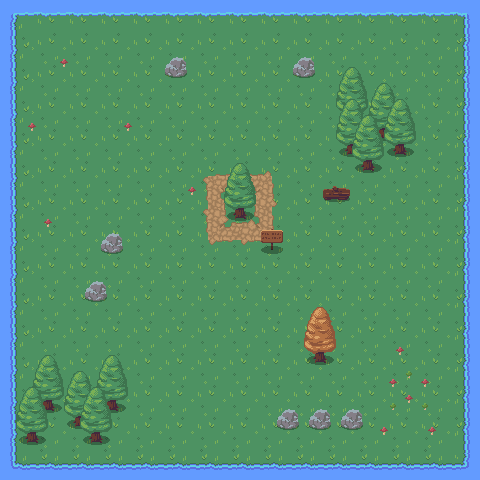

A level layout from a 2D game, rendered from its tile map. Below: a short description, then the map file with tile-grid data replaced by summaries:
An orthogonal 30x30 tile map with 16x16 px tiles, 6 tile layers (Floor, Deco, Stumps, Leafs, ...), 2 tilesets and 26 objects.

<map version="1.2" tiledversion="1.2.1" orientation="orthogonal" renderorder="right-down" width="30" height="30" tilewidth="16" tileheight="16" infinite="0" nextlayerid="12" nextobjectid="77">
 <tileset firstgid="1" name="RPG Nature Tileset" tilewidth="16" tileheight="16" tilecount="720" columns="40">
  <image source="tilesets/RPG Nature Tileset.png" width="641" height="288" />
 </tileset>
 <tileset firstgid="721" name="RPG Nature Tileset Autumn" tilewidth="16" tileheight="16" tilecount="540" columns="30">
  <image source="tilesets/RPG Nature Tileset Autumn.png" width="480" height="288" />
 </tileset>
 <layer id="1" name="Floor" width="30" height="30">
  <properties>
   <property name="layer" type="int" value="0" />
  </properties>
  <data>[900 cells, 900 non-empty, 36 distinct tile ids]</data>
 </layer>
 <layer id="5" name="Deco" width="30" height="30">
  <properties>
   <property name="layer" type="int" value="0" />
  </properties>
  <data>[900 cells, 36 non-empty, 36 distinct tile ids]</data>
 </layer>
 <layer id="6" name="Stumps" width="30" height="30">
  <properties>
   <property name="layer" type="int" value="0" />
  </properties>
  <data>[900 cells, 87 non-empty, 21 distinct tile ids]</data>
 </layer>
 <layer id="8" name="Leafs" width="30" height="30">
  <properties>
   <property name="layer" type="int" value="0" />
  </properties>
  <data>[900 cells, 56 non-empty, 14 distinct tile ids]</data>
 </layer>
 <layer id="9" name="Leafs2" width="30" height="30">
  <properties>
   <property name="layer" type="int" value="0" />
  </properties>
  <data>[900 cells, 24 non-empty, 6 distinct tile ids]</data>
 </layer>
 <layer id="10" name="Leafs3" width="30" height="30">
  <properties>
   <property name="layer" type="int" value="0" />
  </properties>
  <data>[900 cells, 6 non-empty, 6 distinct tile ids]</data>
 </layer>
 <objectgroup id="11" name="Walls">
  <object id="42" x="233.014" y="207.875" width="13.8611" height="11.125" />
  <object id="43" x="322.909" y="186" width="27.0909" height="13.8182" />
  <object id="45" x="361.082" y="159.938" width="13.9239" height="11.125" />
  <object id="46" x="344.913" y="144.188" width="13.9239" height="11.125" />
  <object id="47" x="393.092" y="144.052" width="13.9239" height="11.125" />
  <object id="48" x="377.051" y="128.074" width="13.9239" height="11.125" />
  <object id="49" x="345.069" y="111.969" width="13.9239" height="11.125" />
  <object id="50" x="89.0643" y="431.879" width="13.9239" height="11.125" />
  <object id="51" x="24.9864" y="431.935" width="13.9239" height="11.125" />
  <object id="52" x="40.999" y="399.984" width="13.9239" height="11.0156" />
  <object id="53" x="73.011" y="415.927" width="13.9239" height="11.0156" />
  <object id="54" x="104.99" y="400.031" width="14.0017" height="11.0156" />
  <object id="56" x="85" y="280.957" width="21.8696" height="20" />
  <object id="57" x="101.065" y="233" width="21.8696" height="20" />
  <object id="58" x="165.128" y="56.9375" width="21.8696" height="20" />
  <object id="59" x="293.065" y="56.9375" width="21.8696" height="20" />
  <object id="60" x="276.883" y="409" width="21.8696" height="20" />
  <object id="61" x="307.065" y="408.364" width="21.8696" height="20" />
  <object id="67" x="0" y="0" width="16" height="480" />
  <object id="68" x="0" y="480" width="16" />
  <object id="69" x="0.416667" y="464" width="479.583" height="16" />
  <object id="70" x="464" y="0" width="16" height="480" />
  <object id="71" x="0" y="0" width="480" height="16" />
  <object id="72" x="638" y="354" />
  <object id="73" x="260.75" y="230.125" width="22.375" height="12.625" />
  <object id="76" x="313.026" y="352.046" width="13.8611" height="10.9694" />
 </objectgroup>
</map>
